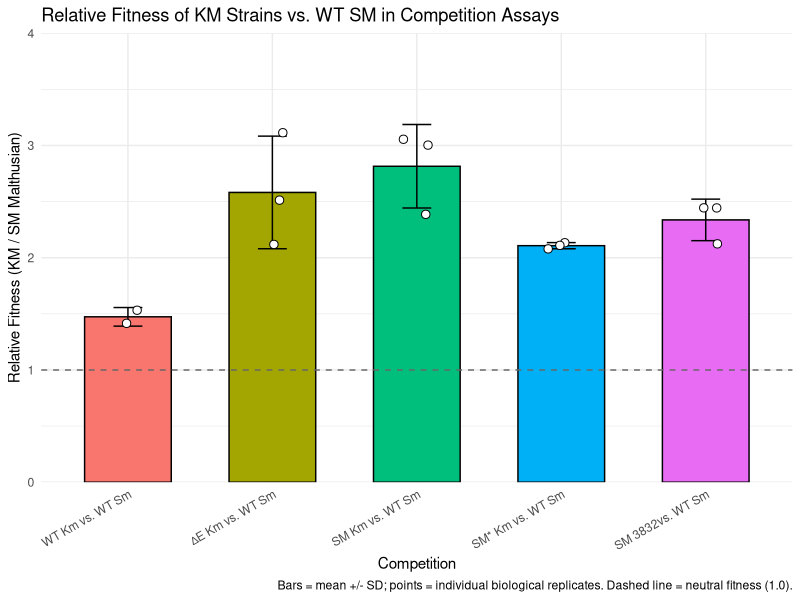
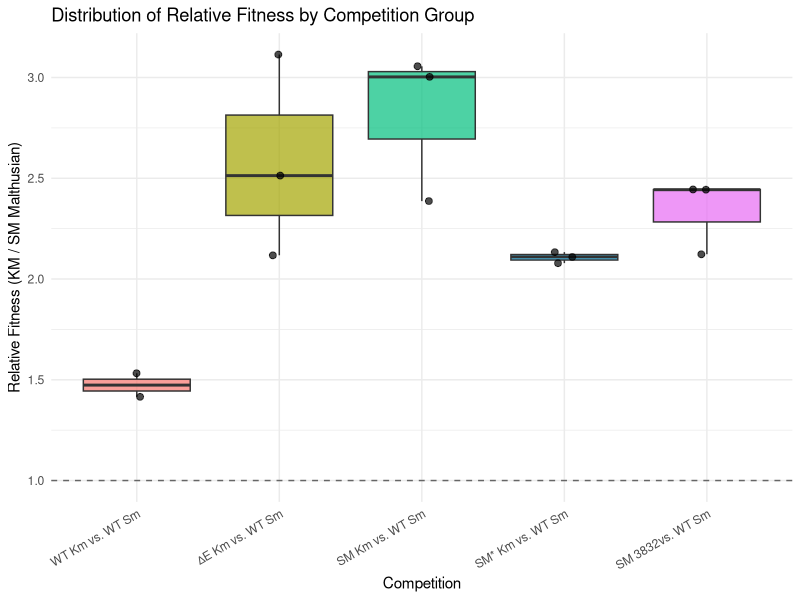
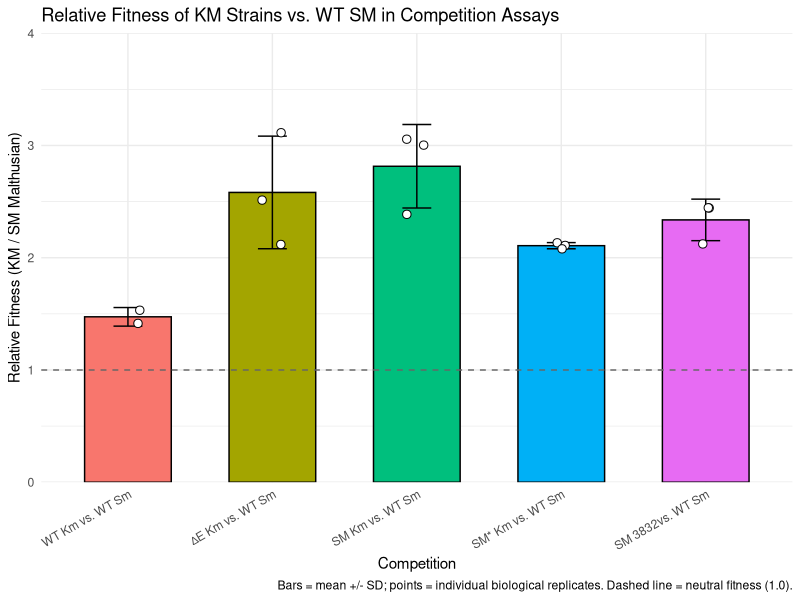
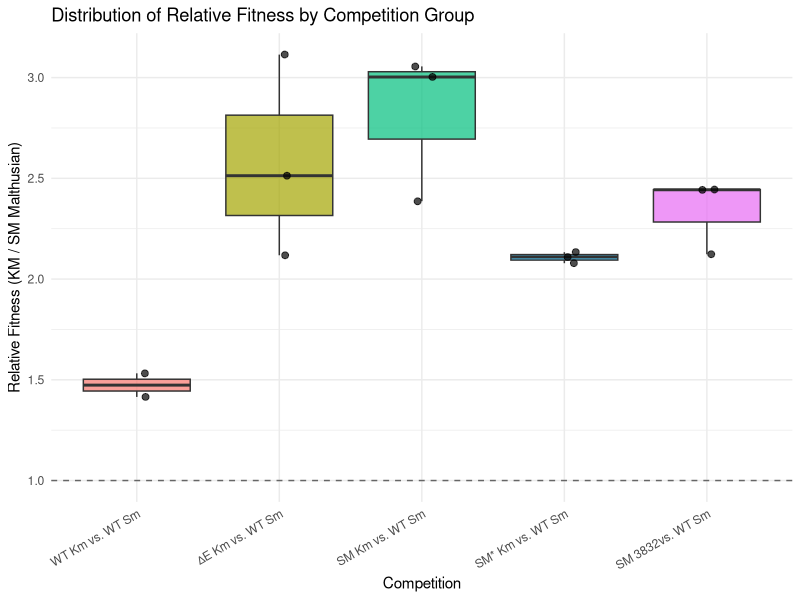

Source code (R) for these figures, in order:
## ---- chunk 1
knitr::opts_chunk$set(
  echo = TRUE,
  message = FALSE,
  warning = FALSE
)
## ---- chunk 2
library(readxl)

# Define file paths
data_dir <- "final_project"
fig_dir  <- "final_project/figures"

# Load data
relative_fitness <- read_excel("SM Competitions 11-7-2025.xlsx", sheet = "Graph")
head(relative_fitness)
## ---- chunk 3
if (!require("tidyverse")) install.packages("tidyverse")
if (!require("knitr"))     install.packages("knitr")

library(tidyverse)
library(knitr)
## ---- chunk 4
library(readxl)

# Read the Graph sheet and check exactly what R sees
fitness_raw <- read_excel("SM Competitions 11-7-2025.xlsx", sheet = "Graph")

# Check the column names and first few rows
names(fitness_raw)
head(fitness_raw)
## ---- chunk 5
fitness_long <- relative_fitness %>%
  select(competition = Competition, rep_A = `Rep 1`, rep_B = `Rep 2`, rep_C = `Rep 3`) %>%
  pivot_longer(
    cols      = starts_with("rep_"),
    names_to  = "replicate",
    values_to = "relative_fitness"
  ) %>%
  mutate(
    competition = factor(competition, levels = c(
      "WT Km vs. WT Sm",
      "∆E Km vs. WT Sm",
      "SM Km vs. WT Sm",
      "SM* Km vs. WT Sm",
      "SM 3832vs. WT Sm"
    ))
  ) %>%
  filter(!is.na(relative_fitness))

glimpse(fitness_long)
dim(fitness_long)
names(fitness_long)
## ---- chunk 6
summary_table <- fitness_long %>%
  group_by(competition) %>%
  summarise(
    n            = n(),
    mean_fitness = mean(relative_fitness, na.rm = TRUE),
    sd_fitness   = sd(relative_fitness,   na.rm = TRUE),
    se_fitness   = sd(relative_fitness,   na.rm = TRUE) / sqrt(n())
  )

knitr::kable(
  summary_table,
  caption = "Table 1. Mean relative fitness (KM Malthusian / SM Malthusian) per competition group. Values > 1 indicate the KM strain outcompeted WT SM.",
  digits  = 3
)
## ---- chunk 7
library(tidyverse)

plot_summary <- fitness_long %>%
  group_by(competition) %>%
  summarise(
    mean_fitness = mean(relative_fitness, na.rm = TRUE),
    sd_fitness   = sd(relative_fitness,   na.rm = TRUE)
  )

bar_plot <- ggplot() +
  geom_col(
    data  = plot_summary,
    aes(x = competition, y = mean_fitness, fill = competition),
    width = 0.6,
    color = "black"
  ) +
  geom_errorbar(
    data  = plot_summary,
    aes(x    = competition,
        ymin = mean_fitness - sd_fitness,
        ymax = mean_fitness + sd_fitness),
    width = 0.2
  ) +
  geom_jitter(
    data  = fitness_long,
    aes(x = competition, y = relative_fitness),
    width = 0.1,
    size  = 2.5,
    shape = 21,
    fill  = "white",
    color = "black"
  ) +
  geom_hline(yintercept = 1, linetype = "dashed", color = "gray40") +
  scale_y_continuous(limits = c(0, 4), expand = c(0, 0)) +
  labs(
    title   = "Relative Fitness of KM Strains vs. WT SM in Competition Assays",
    x       = "Competition",
    y       = "Relative Fitness (KM / SM Malthusian)",
    caption = "Bars = mean +/- SD; points = individual biological replicates. Dashed line = neutral fitness (1.0)."
  ) +
  theme_minimal() +
  theme(
    legend.position = "none",
    axis.text.x     = element_text(angle = 30, hjust = 1)
  )

bar_plot

ggsave(file.path(fig_dir, "bar_plot.png"), plot = bar_plot, width = 8, height = 5)
## ---- chunk 8
library(tidyverse)

fitness_boxplot <- ggplot(fitness_long, aes(x = competition, y = relative_fitness, fill = competition)) +
  geom_boxplot(alpha = 0.7) +
  geom_jitter(width = 0.1, size = 2, alpha = 0.7, color = "black") +
  geom_hline(yintercept = 1, linetype = "dashed", color = "gray40") +
  labs(
    title = "Distribution of Relative Fitness by Competition Group",
    x     = "Competition",
    y     = "Relative Fitness (KM / SM Malthusian)"
  ) +
  theme_minimal() +
  theme(
    legend.position = "none",
    axis.text.x     = element_text(angle = 30, hjust = 1)
  )

fitness_boxplot

ggsave(file.path(fig_dir, "fitness_boxplot.png"), plot = fitness_boxplot, width = 8, height = 5)
## ---- chunk 9
library(tidyverse)

anova_model <- aov(relative_fitness ~ competition, data = fitness_long)
summary(anova_model)
## ---- chunk 10
TukeyHSD(anova_model)
